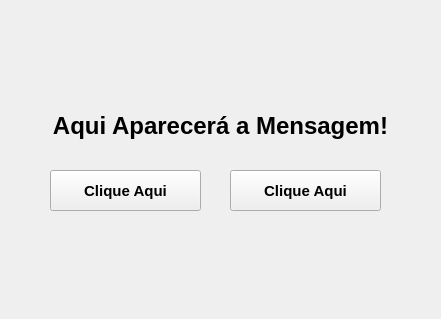
<?xml version="1.0" encoding="UTF-8"?>
<ui version="4.0">
 <class>MainWindow</class>
 <widget class="QMainWindow" name="MainWindow">
  <property name="geometry">
   <rect>
    <x>0</x>
    <y>0</y>
    <width>441</width>
    <height>319</height>
   </rect>
  </property>
  <property name="minimumSize">
   <size>
    <width>441</width>
    <height>319</height>
   </size>
  </property>
  <property name="maximumSize">
   <size>
    <width>441</width>
    <height>319</height>
   </size>
  </property>
  <property name="windowTitle">
   <string>Primeiro Programa</string>
  </property>
  <widget class="QWidget" name="centralwidget">
   <widget class="QLabel" name="lblText">
    <property name="geometry">
     <rect>
      <x>40</x>
      <y>110</y>
      <width>361</width>
      <height>31</height>
     </rect>
    </property>
    <property name="font">
     <font>
      <family>Arial</family>
      <pointsize>18</pointsize>
      <bold>true</bold>
     </font>
    </property>
    <property name="text">
     <string>Aqui Aparecerá a Mensagem!</string>
    </property>
    <property name="alignment">
     <set>Qt::AlignCenter</set>
    </property>
   </widget>
   <widget class="QPushButton" name="btnClick">
    <property name="geometry">
     <rect>
      <x>50</x>
      <y>170</y>
      <width>151</width>
      <height>41</height>
     </rect>
    </property>
    <property name="font">
     <font>
      <family>Arial</family>
      <pointsize>11</pointsize>
      <bold>true</bold>
     </font>
    </property>
    <property name="text">
     <string>Clique Aqui</string>
    </property>
   </widget>
   <widget class="QPushButton" name="btnSeg">
    <property name="geometry">
     <rect>
      <x>230</x>
      <y>170</y>
      <width>151</width>
      <height>41</height>
     </rect>
    </property>
    <property name="font">
     <font>
      <family>Arial</family>
      <pointsize>11</pointsize>
      <bold>true</bold>
     </font>
    </property>
    <property name="text">
     <string>Clique Aqui</string>
    </property>
   </widget>
  </widget>
 </widget>
 <resources/>
 <connections/>
</ui>
